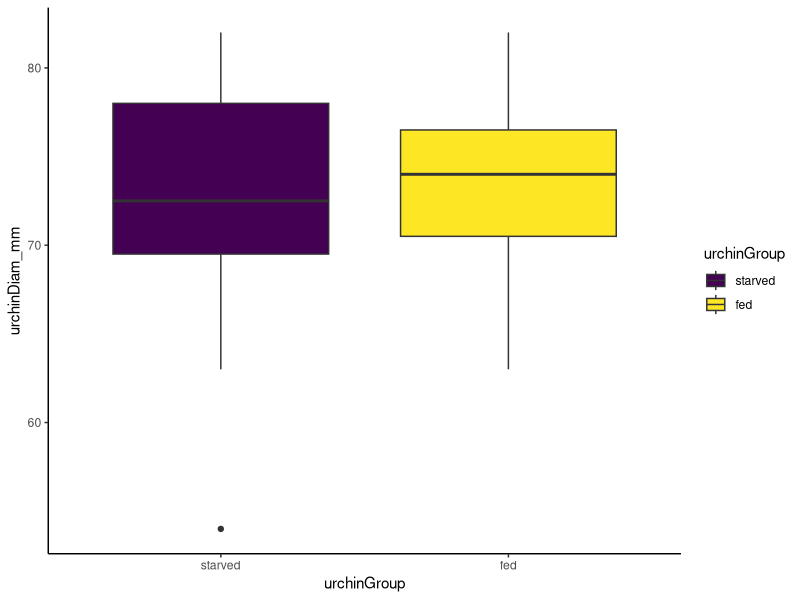
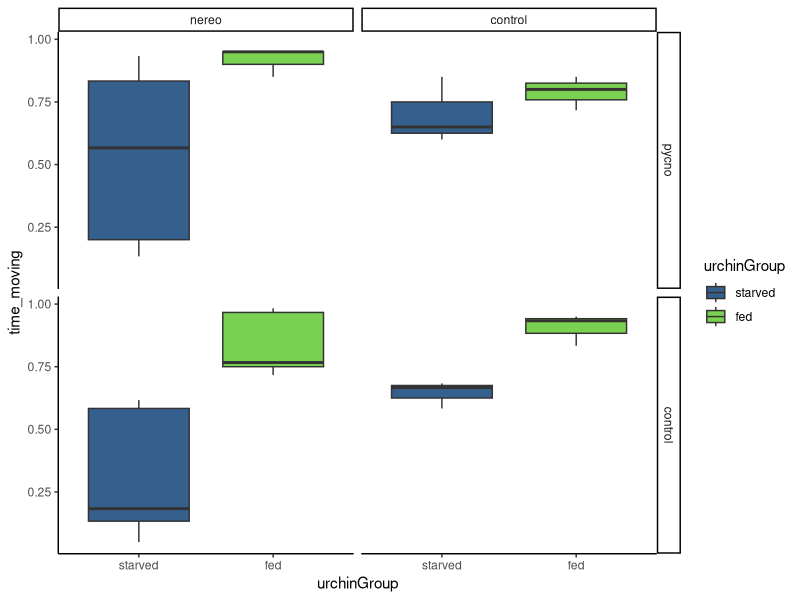
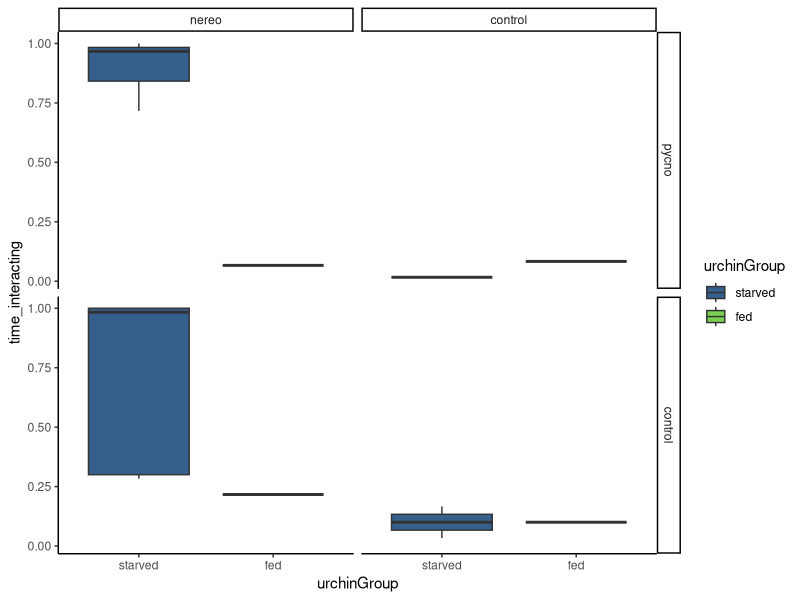
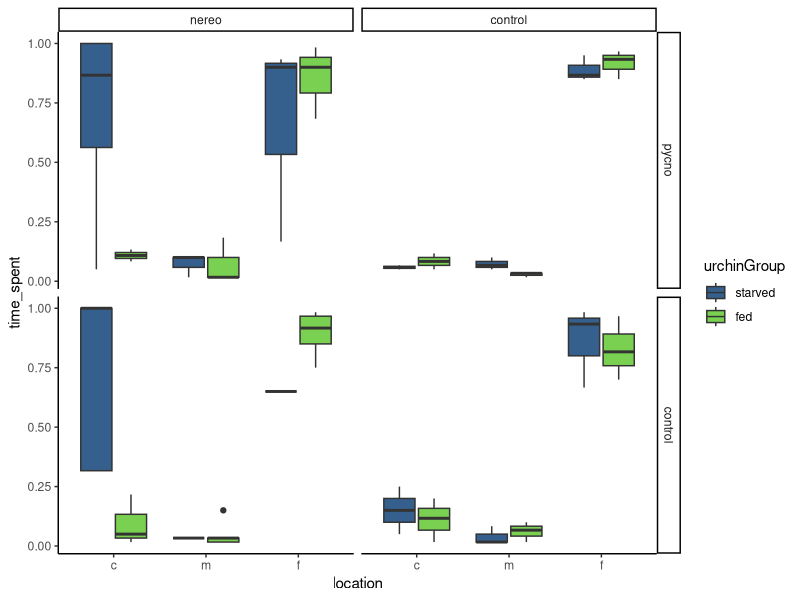

Write the R code that produced these figures, in order.
#++++++++++++++++++++++++++++++++++++++++++++++++++++++++++++++++++++++++++++++++++
#                                                                                ##
# Pycno-Urchin Dataset 2021 QAQC                                                 ##
# Data are current as of 2021-08-19                                              ##
# Data source: Ross Whippo                                                       ##
# R code prepared by Ross Whippo                                                 ##
# Last updated 2021-08-19                                                        ##
#                                                                                ##
#++++++++++++++++++++++++++++++++++++++++++++++++++++++++++++++++++++++++++++++++++

# SUMMARY:
# A script to QAQC and parse the 2021 pycno-urchin dataset.


# Required Files (check that script is loading latest version):
# trials2021.csv

# Associated Scripts:
# FILE.R

# TO DO 

# +++++++++++++++++++++++++++++++++++++++++++++++++++++++++++++++++++++++++++++++++
# TABLE OF CONTENTS                                                            ####
#                                                                                 +
# RECENT CHANGES TO SCRIPT                                                        +
# LOAD PACKAGES                                                                   +
# READ IN AND PREPARE DATA                                                        +
# MANIPULATE DATA                                                                 +
#                                                                                 +
#++++++++++++++++++++++++++++++++++++++++++++++++++++++++++++++++++++++++++++++++++

#++++++++++++++++++++++++++++++++++++++++++++++++++++++++++++++++++++++++++++++++++
# RECENT CHANGES TO SCRIPT                                                     ####
#++++++++++++++++++++++++++++++++++++++++++++++++++++++++++++++++++++++++++++++++++

# 2021-08-19 Script created

#++++++++++++++++++++++++++++++++++++++++++++++++++++++++++++++++++++++++++++++++++
# LOAD PACKAGES                                                                ####
#++++++++++++++++++++++++++++++++++++++++++++++++++++++++++++++++++++++++++++++++++

library(tidyverse)
library(viridis)

# set plot theme
theme_set(theme_classic())

#++++++++++++++++++++++++++++++++++++++++++++++++++++++++++++++++++++++++++++++++++
# READ IN DATA                                                                 ####
#++++++++++++++++++++++++++++++++++++++++++++++++++++++++++++++++++++++++++++++++++

trials2021 <- read_csv("Data/2021/trials2021.csv", 
                       col_types = cols(algalTreat = col_factor(levels = c("nereo", "control")), 
                                        date = col_character(),  location = col_character(), 
                                        movement = col_character(), 
                                        pycnoTreat = col_factor(levels = c("pycno", "control")), 
                                        tank = col_factor(levels = c("TF1", "TF2")), 
                                        timeBegin = col_character(), timeEnd = col_character(), 
                                        urchinGroup = col_factor(levels = c("starved","fed")),
                                        location = col_factor(levels = c("c", "m", "f"))))

#++++++++++++++++++++++++++++++++++++++++++++++++++++++++++++++++++++++++++++++++++
# MANIPULATE DATA                                                              ####
#++++++++++++++++++++++++++++++++++++++++++++++++++++++++++++++++++++++++++++++++++

# fill in nd data from 017 with video observations

trials2021$distance_cm <- trials2021$distance_cm %>%
  recode("nd" = "0")
trials2021$movement <- trials2021$movement %>%
  recode("nd" = "st")
trials2021$location <- trials2021$location %>%
  recode("nd" = "c")
trials2021$spines <- trials2021$spines %>%
  recode("nd" = "st")
trials2021$tubefeet <- trials2021$tubefeet %>%
  recode("nd" = "ex")
trials2021$interaction <- trials2021$interaction %>%
  recode("nd" = "i")




# is there a difference in mean test diameter between groups?

diams <- trials2021 %>%
  select(trial, urchinGroup, urchinDiam_mm) %>%
  distinct(trial, urchinGroup, urchinDiam_mm)

diams %>%
  ggplot(aes(x = urchinGroup, y = urchinDiam_mm, fill = urchinGroup)) +
  geom_boxplot() +
  scale_fill_viridis(discrete = TRUE)

t.test(urchinDiam_mm ~ urchinGroup, data = diams)
  
# Output:

# Welch Two Sample t-test

# data:  urchinDiam_mm by urchinGroup
# t = -8.7964, df = 1161.6, p-value < 2.2e-16
# alternative hypothesis: true difference in means is not equal to 0
# 95 percent confidence interval:
#   -3.567221 -2.266112
# sample estimates:
# mean in group starved     mean in group fed 
# 71.16667              74.08333 

# yes, by 4mm

# is there a difference in time spent moving among all treatments?

movement <- trials2021 %>%
  select(trial, urchinGroup, pycnoTreat, algalTreat, movement) %>%
  filter(movement != "st") %>%
  add_column(move = 1) %>%
  group_by(trial, urchinGroup, pycnoTreat, algalTreat, move) %>%
  count(move) %>%
  mutate(time_moving = n/60)

movement %>%
  ggplot(aes(x = urchinGroup, y = time_moving, fill = urchinGroup)) +
  geom_boxplot() +
  scale_fill_viridis(discrete = TRUE, begin = 0.3, end = 0.8) +
  facet_grid(pycnoTreat ~ algalTreat)

# do treatments spend different amounts of time interacting with the signal?

interaction <- trials2021 %>%
  select(trial, urchinGroup, pycnoTreat, algalTreat, interaction) %>%
  filter(interaction != "ni") %>%
  add_column(interact = 1) %>%
  group_by(trial, urchinGroup, pycnoTreat, algalTreat, interact) %>%
  count(interact) %>%
  mutate(time_interacting = n/60)

interaction %>%
  ggplot(aes(x = urchinGroup, y = time_interacting, fill = urchinGroup)) +
  geom_boxplot() +
  scale_fill_viridis(discrete = TRUE, begin = 0.3, end = 0.8) +
  facet_grid(pycnoTreat ~ algalTreat)

# do urchin spend different amounts of time in distance zones among treatments?

location <- trials2021 %>%
  select(trial, urchinGroup, pycnoTreat, algalTreat, location) %>%
  add_column(locate = 1) %>%
  group_by(trial, urchinGroup, pycnoTreat, algalTreat, location) %>%
  count(locate) %>%
  mutate(time_spent = n/60)
location$location <- factor(location$location, levels = c("c", "m", "f"))
  
location %>%
  ggplot(aes(x = location, y = time_spent, fill = urchinGroup)) +
  geom_boxplot() +
  scale_fill_viridis(discrete = TRUE, begin = 0.3, end = 0.8) +
  facet_grid(pycnoTreat ~ algalTreat)



############### SUBSECTION HERE

####
#<<<<<<<<<<<<<<<<<<<<<<<<<<END OF SCRIPT>>>>>>>>>>>>>>>>>>>>>>>>#

# SCRATCH PAD ####